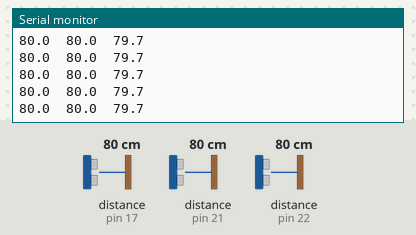
Bench run of a sketch on a simulated Arduino Mega 2560, built with avr-gcc and run on an emulated ATmega2560. Parts: the last lines printed to the serial monitor. Wiring (inferred from the names in the program): 3 × ultrasonic range finder: trigger pin 4, echo pin 22 / trigger pin 5, echo pin 21 / trigger pin 16, echo pin 17. The test bench sets the inputs (shaded band); at power-on: distance to the obstacle (sensors on pin 17, pin 21, pin 22) 80 cm. The echo pulse lasts 58.3 µs per cm.

Above: at 1.4 s.
1.5 s: distance to the obstacle (sensor on pin 17) set to 2 cm
At 1.68 s:
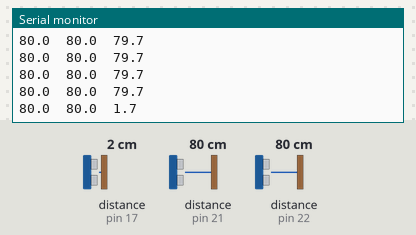
3.0 s: distance to the obstacle (sensor on pin 21) set to 2 cm
At 4.47 s:
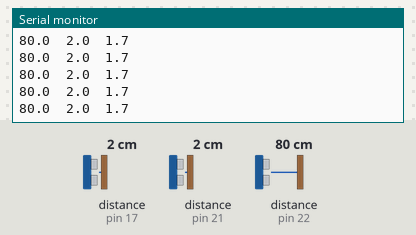
4.5 s: distance to the obstacle (sensor on pin 17) set to 250 cm
At 4.74 s:
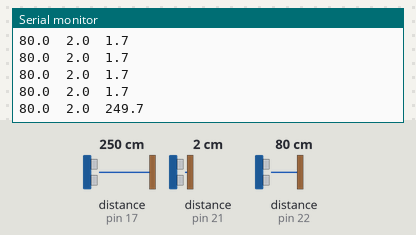
7.5 s: distance to the obstacle (sensor on pin 22) set to 2 cm
At 7.68 s:
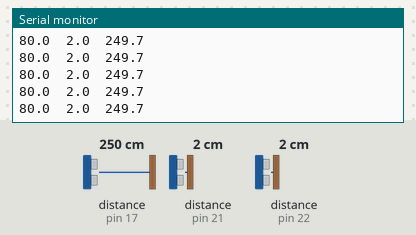
9.0 s: distance to the obstacle (sensor on pin 21) set to 4 cm
At 9.21 s:
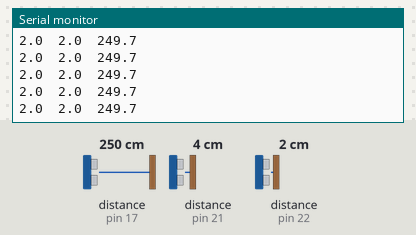
10.5 s: distance to the obstacle (sensor on pin 22) set to 4 cm
At 10.74 s:
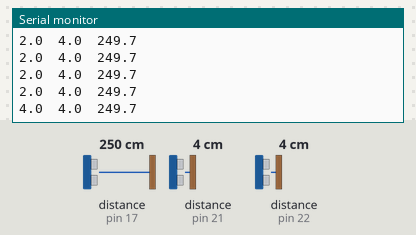
Timing chart, 0 to 13.0 s (numbered marks = the images above; inputs shaded):
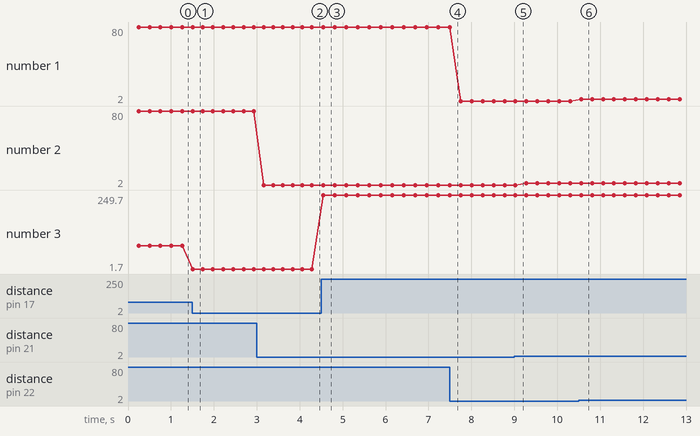

The sketch:

sensor_test.ino
```cpp
/*
  ============================================================================
  SENSOR TEST — Left / Front / Right HC-SR04 ultrasonics only
  ============================================================================
  Purpose: verify all three ultrasonic sensors are wired correctly and
  returning sane distances BEFORE running the full maze_solver_v2 state
  machine. No motors, no turning, no path memory — just continuous readings
  printed to Serial.

  Wiring matches maze_solver_v2.ino exactly, so you can test on the same
  robot without touching any pins.

  How to use:
    1. Upload this sketch.
    2. Open Serial Monitor (or Serial Plotter) at 115200 baud.
    3. Wave a hand / book in front of each sensor and confirm the numbers
       respond correctly and match roughly what you'd measure with a tape
       measure. "-1" means that sensor timed out (no echo / open air beyond
       ~5 m / bad wiring).
  ============================================================================
*/

#include <Arduino.h>

// ---- HC-SR04 pins (same as maze_solver_v2.ino) ----
#define PIN_TRIG_LEFT     4
#define PIN_ECHO_LEFT    22
#define PIN_TRIG_FRONT   5
#define PIN_ECHO_FRONT   21
#define PIN_TRIG_RIGHT   16
#define PIN_ECHO_RIGHT   17

// Set to 1 if the Right sensor isn't physically wired yet — it will just
// mirror the Left sensor so you can still confirm Left + Front work.
#define RIGHT_SENSOR_MIRROR_LEFT   0

#define SAMPLES_PER_READ           3       // median-of-N, same as main code
#define SENSOR_TIMEOUT_US      30000       // ~5 m max range
#define READ_INTERVAL_MS         200       // how often to print a new set

// ============================================================================
// SETUP
// ============================================================================

void setup() {
  Serial.begin(115200);
  delay(200);

  pinMode(PIN_TRIG_LEFT, OUTPUT);
  pinMode(PIN_ECHO_LEFT, INPUT);
  pinMode(PIN_TRIG_FRONT, OUTPUT);
  pinMode(PIN_ECHO_FRONT, INPUT);
  pinMode(PIN_TRIG_RIGHT, OUTPUT);
  pinMode(PIN_ECHO_RIGHT, INPUT);

  Serial.println(F("Sensor-only test starting..."));
  Serial.println(F("L(cm)\tF(cm)\tR(cm)"));
}

// ============================================================================
// MAIN LOOP
// ============================================================================

void loop() {
  float leftCm  = readFilteredCM(PIN_TRIG_LEFT,  PIN_ECHO_LEFT);
  float frontCm = readFilteredCM(PIN_TRIG_FRONT, PIN_ECHO_FRONT);
  float rightCm =
#if RIGHT_SENSOR_MIRROR_LEFT
      leftCm;
#else
      readFilteredCM(PIN_TRIG_RIGHT, PIN_ECHO_RIGHT);
#endif

  Serial.print(leftCm, 1);
  Serial.print('\t');
  Serial.print(frontCm, 1);
  Serial.print('\t');
  Serial.println(rightCm, 1);

  delay(READ_INTERVAL_MS);
}

// ============================================================================
// SENSOR READING (identical logic to maze_solver_v2.ino, so results here
// are directly comparable to what the full state machine will see)
// ============================================================================

float readUltrasonicOnceCM(uint8_t trigPin, uint8_t echoPin) {
  digitalWrite(trigPin, LOW);
  delayMicroseconds(2);
  digitalWrite(trigPin, HIGH);
  delayMicroseconds(10);
  digitalWrite(trigPin, LOW);

  unsigned long duration = pulseIn(echoPin, HIGH, SENSOR_TIMEOUT_US);
  if (duration == 0) return -1;              // timeout / no echo
  return duration * 0.0343f / 2.0f;          // speed of sound -> cm
}

// Median-of-N filter — rejects single-sample ultrasonic glitches.
float readFilteredCM(uint8_t trigPin, uint8_t echoPin) {
  float samples[SAMPLES_PER_READ];
  uint8_t validCount = 0;

  for (uint8_t i = 0; i < SAMPLES_PER_READ; i++) {
    float d = readUltrasonicOnceCM(trigPin, echoPin);
    if (d > 0) samples[validCount++] = d;
    delayMicroseconds(500);
  }
  if (validCount == 0) return -1;

  for (uint8_t i = 1; i < validCount; i++) {
    float key = samples[i];
    int j = i - 1;
    while (j >= 0 && samples[j] > key) { samples[j + 1] = samples[j]; j--; }
    samples[j + 1] = key;
  }
  return samples[validCount / 2];
}
```

Measured:
- after the input at 1.5 s, the serial monitor: prints a new line at once (image 1)
- after the input at 3.0 s, the serial monitor: prints a new line after 0.16 s (image 2)
- after the input at 4.5 s, the serial monitor: prints a new line after 0.05 s (image 3)
- after the input at 10.5 s, the serial monitor: prints a new line after 0.06 s (image 6)
- plotted number 2: 80 → 2 after the input at 3.0 s, 2 → 4 after the input at 9.0 s
- plotted number 3: 79.7 → 1.7 after the input at 1.5 s, 1.7 → 249.7 after the input at 4.5 s
